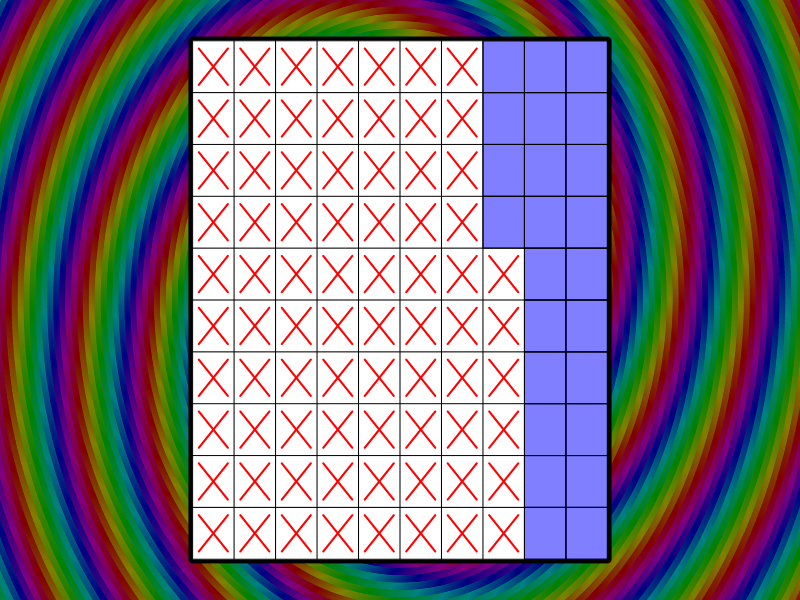

This figure's R source:
png("one_minus_art.png",500,300)

par(mar=c(0,0,0,0))
plot(0,0,"n",xlim=c(0,5),ylim=c(0,3),axes=F,ann=F)

polygon(c(-1,-1,6,6),c(-1,4,4,-1),col="black")
thmax = 200*pi
ths = seq(0,thmax,pi/300)
nn = length(ths)
iii = 1:nn
hues = (iii/122)%%1
points(2.5+ths/thmax*4*cos(ths),
       1.5+ths/thmax*4*sin(ths),
       col=hsv(hues,rep(1,nn),rep(0.5,nn)),pch=19,cex=3)


r = 1.4
polygon(c(2.5-r,2.5-r,2.5+r,2.5+r),c(1.5-r,1.5+r,1.5+r,1.5-r),col="white",border="black",lwd=8)
polygon(c(2.5-r,2.5-r,2.5+r,2.5+r),c(1.5-r,1.5+r,1.5+r,1.5-r),col="white",border="white")
for(i in 0:10){
    lines(c(2.5-r,2.5+r),c(1.5-r+2*r*i/10,1.5-r+2*r*i/10))
    lines(c(2.5-r+2*r*i/10,2.5-r+2*r*i/10),c(1.5-r,1.5+r))
}
for(i in 0:99){
    row = i%%10
    col = i%/%10
    x = 2.5-r+2*r*col/10+r/10
    y = 1.5-r+2*r*row/10+r/10
    rr = r/10*0.7
    if(i<76){
        lines(c(x-rr,x+rr),c(y-rr,y+rr),col="red",lwd=2)
        lines(c(x-rr,x+rr),c(y+rr,y-rr),col="red",lwd=2)
    } else {
        polygon(c(x-r/10,x-r/10,x+r/10,x+r/10),c(y-r/10,y+r/10,y+r/10,y-r/10),col=rgb(0,0,1,0.5))
    }
}

dev.off()
